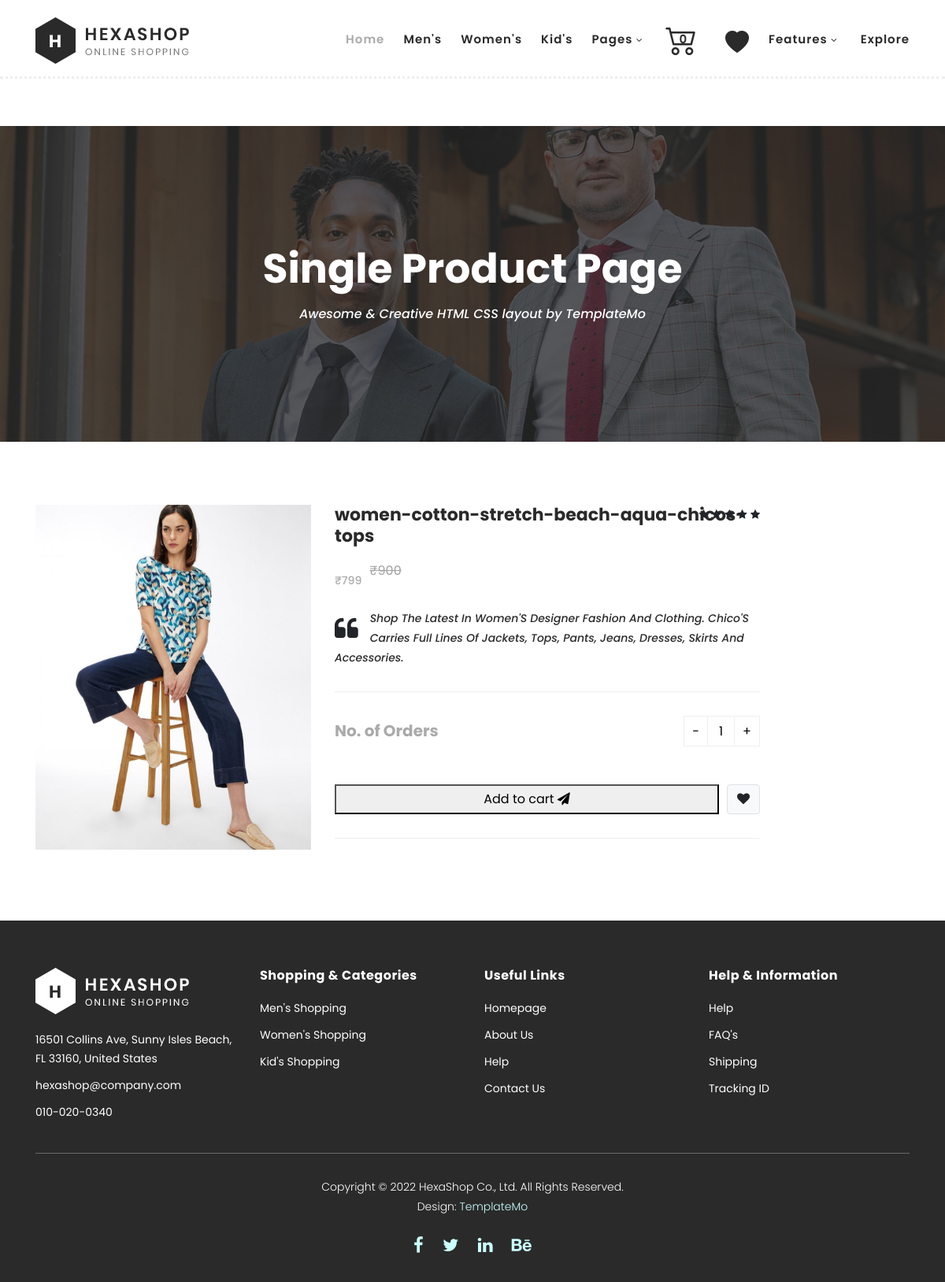
The page /order/8 (signed in) on the database its author committed.
### myapp/models.py (models this page shows, shortened)
class Addproduct(models.Model):
    product_name = models.CharField(max_length=100)
    product_description = models.CharField(max_length=100)
    product_price = models.CharField(max_length=100)
    product_offerprice = models.CharField(max_length=100)
    category = models.CharField(max_length=100)
    image = models.ImageField(upload_to="image")
    class Meta:
        db_table = "Addproduct"

### myapp/views.py (the view)
# urls.py: path('order/<int:id>', views.order, name='order'),
@login_required(login_url='/log')
def order(request, id):
    username = request.user.username
    data = Addcart.objects.filter(username=username)
    product = Addproduct.objects.get(id=id)
    return render(request, "single-product.html", {"data": product, "number": len(data)})

### templates/single-product.html (shortened to what this page needs)
<!DOCTYPE html>
<html lang="en">
<head>
    <link rel="stylesheet" href="https://cdn.jsdelivr.net/npm/bootstrap-icons@1.10.5/font/bootstrap-icons.css">
    {% load static %}
    <link rel="stylesheet" type="text/css" href="{% static 'assets/css/bootstrap.min.css' %}">
    <link rel="stylesheet" type="text/css" href="{% static 'assets/css/font-awesome.css' %}">
    <link rel="stylesheet" href="{% static 'assets/css/templatemo-hexashop.css' %}">
    <link rel="stylesheet" href="{% static 'assets/css/owl-carousel.css' %}">
    <link rel="stylesheet" href="{% static 'assets/css/lightbox.css' %}">
</head>
<body>
    <header class="header-area header-sticky">
        <div class="container">
            <div class="row">
                <div class="col-12">
                    <nav class="main-nav">
                        <a href="" class="logo">
                            <img src="{% static 'assets/images/logo.png' %}">
                        </a>
                        <ul class="nav">
                            <li class="scroll-to-section"><a href="/index" class="active">Home</a></li>
                            <li class="scroll-to-section"><a href="index.html">Men's</a></li>
                            <li class="scroll-to-section"><a href="index.html">Women's</a></li>
                            <li class="scroll-to-section"><a href="index.html">Kid's</a></li>
                            <li class="submenu">
                                <a href="javascript:;">Pages</a>
                            </li>
                            <li class="scroll-to-section"><a href="/bag"><i class="bi bi-cart2 chandra-1"></i><span
                                        class="no">{{number}}</span></a></li>
                            <li class="scroll-to-section"><a href="/showwishlist"><i class="bi bi-heart-fill ch"></i></a></li>
                            <li class="submenu">
                                <a href="javascript:;">Features</a>
                            </li>
                            <li class="scroll-to-section"><a href="index.html">Explore</a></li>
                        </ul>
                    </nav>
                </div>
            </div>
        </div>
    </header>
    <div class="page-heading" id="top">
        <div class="container">
            <div class="row">
                <div class="col-lg-12">
                    <div class="inner-content">
                        <h2>Single Product Page</h2>
                        <span>Awesome &amp; Creative HTML CSS layout by TemplateMo</span>
                    </div>
                </div>
            </div>
        </div>
    </div>
    <section class="section" id="product">
        <div class="container">
            <div class="row">
                <div class="col-lg-4">
                    <div class="left-images">
                        <img src="{{data.image.url}}" class="img-fluid" alt="">
                    </div>
                </div>
                <div class="col-lg-6">
                    <div class="right-content">
                        <h4 class="product-title">{{data.product_name}}</h4>
                        <div class="price-block mt-2">
                            <span class="price-offer">&#8377;{{data.product_offerprice}}</span>
                            <del class="price-original">&#8377;{{data.product_price}}</del>
                        </div>
                        <ul class="stars">
                            <li><i class="fa fa-star"></i></li>
                            <li><i class="fa fa-star"></i></li>
                            <li><i class="fa fa-star"></i></li>
                            <li><i class="fa fa-star"></i></li>
                            <li><i class="fa fa-star"></i></li>
                        </ul>
                        <div class="quote">
                            <i class="fa fa-quote-left"></i>
                            <p>{{data.product_description}}</p>
                        </div>
                        <div class="quantity-content">
                            <div class="left-content">
                                <h6>No. of Orders</h6>
                            </div>
                            <form action="/cart/{{data.id}}" method="post">
                                <div class="right-content">
                                    <div class="quantity buttons_added">
                                        <input type="button" value="-" class="minus"><input type="number" step="1"
                                            min="1" max="" name="quantity" value="1" title="Qty"
                                            class="input-text qty text" size="4" pattern="" inputmode=""><input
                                            type="button" value="+" class="plus">
                                    </div>
                                </div>
                                <br><br>
                                <div class="action-row">
                                    <button type="submit" id="form-submit" class="main-dark-button w-100">
                                        Add to cart&nbsp;<i class="fa fa-paper-plane"></i>
                                    </button>
                                    <a href="/wish/{{data.id}}" class="btn btn-light border"><i class="fa fa-heart"></i></a>
                                </div>
                        </div>
                    </div>
                </div>
            </div>
        </div>
    </section>
    <footer>
        <div class="container">
            <div class="row">
                <div class="col-lg-3">
                    <div class="first-item">
                        <div class="logo">
                            <img src="{% static 'assets/images/white-logo.png' %}" alt="hexashop ecommerce templatemo">
                        </div>
                        <ul>
                            <li><a href="#">16501 Collins Ave, Sunny Isles Beach, FL 33160, United States</a></li>
                            <li><a href="#">hexashop@company.com</a></li>
                            <li><a href="#">010-020-0340</a></li>
                        </ul>
                    </div>
                </div>
                <div class="col-lg-3">
                    <h4>Shopping &amp; Categories</h4>
                    <ul>
                        <li><a href="#">Men's Shopping</a></li>
                        <li><a href="#">Women's Shopping</a></li>
                        <li><a href="#">Kid's Shopping</a></li>
                    </ul>
                </div>
                <div class="col-lg-3">
                    <h4>Useful Links</h4>
                    <ul>
                        <li><a href="#">Homepage</a></li>
                        <li><a href="#">About Us</a></li>
                        <li><a href="#">Help</a></li>
                        <li><a href="#">Contact Us</a></li>
                    </ul>
                </div>
                <div class="col-lg-3">
                    <h4>Help &amp; Information</h4>
                    <ul>
                        <li><a href="#">Help</a></li>
                        <li><a href="#">FAQ's</a></li>
                        <li><a href="#">Shipping</a></li>
                        <li><a href="#">Tracking ID</a></li>
                    </ul>
                </div>
                <div class="col-lg-12">
                    <div class="under-footer">
                        <p>Copyright © 2022 HexaShop Co., Ltd. All Rights Reserved.
                            <br>Design: <a href="https://templatemo.com" target="_parent"
                                title="free css templates">TemplateMo</a>
                        </p>
                        <ul>
                            <li><a href="#"><i class="fa fa-facebook"></i></a></li>
                            <li><a href="#"><i class="fa fa-twitter"></i></a></li>
                            <li><a href="#"><i class="fa fa-linkedin"></i></a></li>
                            <li><a href="#"><i class="fa fa-behance"></i></a></li>
                        </ul>
                    </div>
                </div>
            </div>
        </div>
    </footer>
</body>
</html>

### templates/single-product.html (style rules this page uses)
.chandra-1 { font-size: 40px; }
.ch { position: relative; top: 5px; font-size: 30px; }
.no { position: relative; right: 24px; bottom: 10px; }
.product-title { font-weight:700; }
.price-block { display:flex; align-items:center; gap:10px; }
.price-offer { font-size:22px; color:#2a2a2a; font-weight:700; }
.price-original { color:#a1a1a1; }
.action-row { display:flex; gap:10px; }

### rows shown on the page
Addproduct: image (picture), product_name "women-cotton-stretch-beach-aqua-chicos-tops", product_offerprice "799", product_price "900", product_description "Shop The Latest In Women'S Designer Fashion And Clothing. Chico'S Carries Full Lines Of Jackets, Tops, Pants, Jeans, Dresses, Skirts And Accessories."

### other values the page prints
{{ number }} "0"
